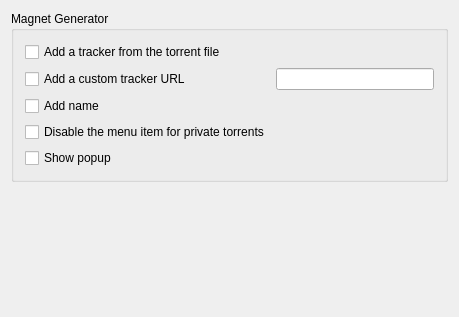
<?xml version="1.0" encoding="UTF-8"?>
<ui version="4.0">
 <class>MagnetGeneratorPrefWidget</class>
 <widget class="QWidget" name="MagnetGeneratorPrefWidget">
  <property name="geometry">
   <rect>
    <x>0</x>
    <y>0</y>
    <width>459</width>
    <height>317</height>
   </rect>
  </property>
  <property name="sizePolicy">
   <sizepolicy hsizetype="Minimum" vsizetype="Preferred">
    <horstretch>0</horstretch>
    <verstretch>0</verstretch>
   </sizepolicy>
  </property>
  <property name="minimumSize">
   <size>
    <width>0</width>
    <height>0</height>
   </size>
  </property>
  <property name="windowTitle">
   <string>Magnet Generator Preferences</string>
  </property>
  <layout class="QVBoxLayout" name="verticalLayout_x3">
   <item>
    <widget class="QGroupBox" name="groupBox_x2">
     <property name="title">
      <string>Magnet Generator</string>
     </property>
     <layout class="QVBoxLayout" name="verticalLayout_x2">
      <item>
       <layout class="QGridLayout">
        <item row="1" column="0">
         <widget class="QCheckBox" name="kcfg_torrenttracker">
          <property name="toolTip">
           <string>Grabs a tracker from the torrent file</string>
          </property>
          <property name="text">
           <string>Add a tracker from the torrent file</string>
          </property>
         </widget>
        </item>
        <item row="2" column="0">
         <widget class="QCheckBox" name="kcfg_customtracker">
          <property name="toolTip">
           <string>Define what tracker to add</string>
          </property>
          <property name="text">
           <string>Add a custom tracker URL</string>
          </property>
         </widget>
        </item>
        <item row="2" column="1">
         <widget class="QLineEdit" name="kcfg_tr">
          <property name="toolTip">
           <string>The tracker URL that will be a part of the magnet link</string>
          </property>
         </widget>
        </item>
        <item row="3" column="0">
         <widget class="QCheckBox" name="kcfg_dn">
          <property name="toolTip">
           <string>Add the torrent name in the URI</string>
          </property>
          <property name="text">
           <string>Add name</string>
          </property>
         </widget>
        </item>
        <item row="4" column="0">
         <widget class="QCheckBox" name="kcfg_onlypublic">
          <property name="toolTip">
           <string>Only enable on public torrents</string>
          </property>
          <property name="text">
           <string>Disable the menu item for private torrents</string>
          </property>
         </widget>
        </item>
        <item row="5" column="0">
         <widget class="QCheckBox" name="kcfg_popup">
          <property name="toolTip">
           <string>Give feedback in form of a popup</string>
          </property>
          <property name="text">
           <string>Show popup</string>
          </property>
         </widget>
        </item>
       </layout>
      </item>
     </layout>
    </widget>
   </item>
   <item>
    <spacer>
     <property name="orientation">
      <enum>Qt::Vertical</enum>
     </property>
     <property name="sizeHint" stdset="0">
      <size>
       <width>20</width>
       <height>40</height>
      </size>
     </property>
    </spacer>
   </item>
  </layout>
 </widget>
 <layoutdefault spacing="6" margin="11"/>
 <pixmapfunction>qPixmapFromMimeSource</pixmapfunction>
 <resources/>
 <connections/>
</ui>
